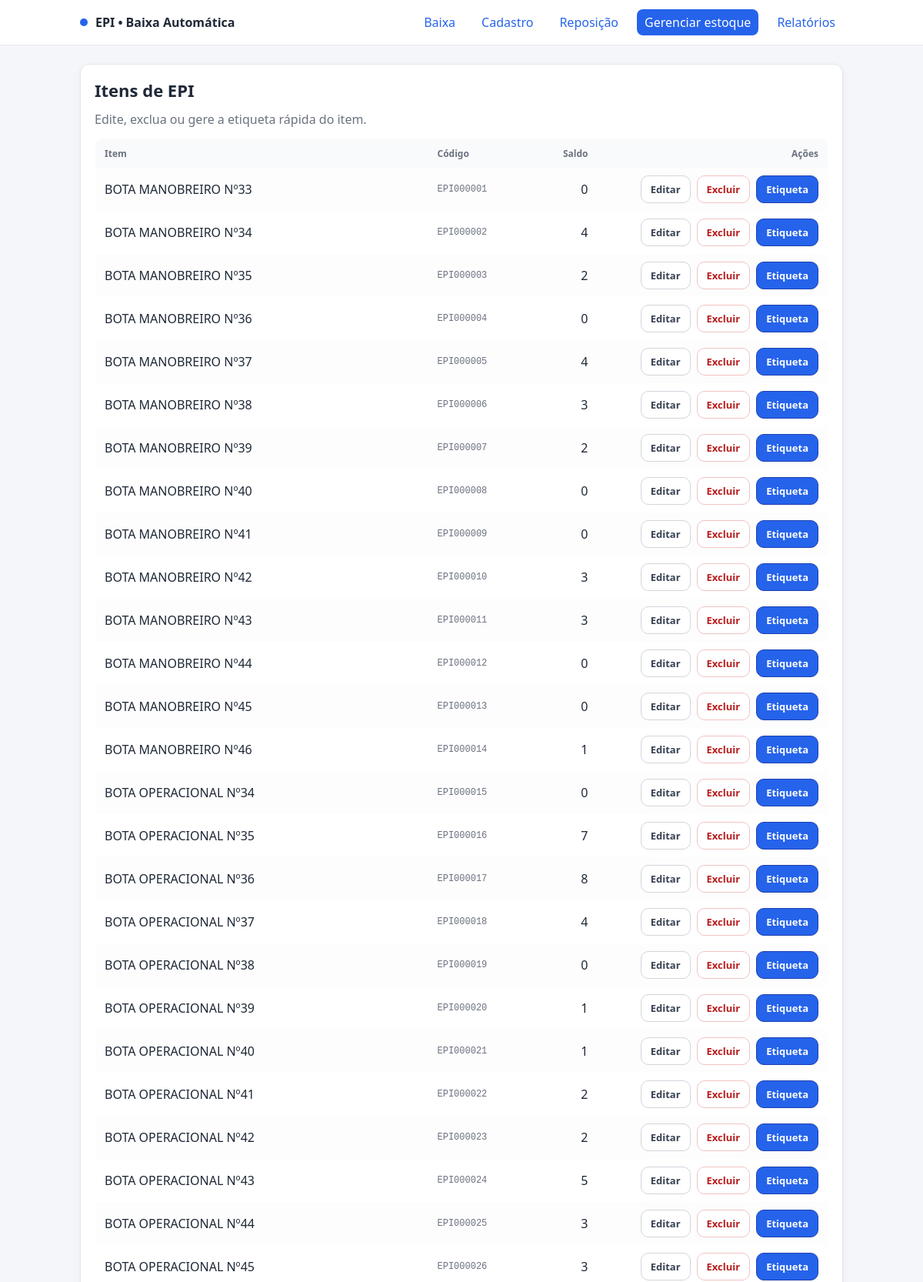
Screenshot of /itens (upper part) with the database file from the repository.
### tables this page shows
CREATE TABLE itens (
                id INTEGER PRIMARY KEY AUTOINCREMENT,
                nome TEXT NOT NULL,
                codigo TEXT UNIQUE NOT NULL,
                saldo INTEGER NOT NULL
            );

### app_epi.py (the view)
@app.route("/itens")
@login_required_for(methods=("POST",))
def itens_lista():
    conn = get_db_connection()
    cur = conn.cursor()
    cur.execute("SELECT * FROM itens ORDER BY nome")
    itens = cur.fetchall()
    conn.close()
    return render_template("itens.html", itens=itens)

### app_epi.py (called while the page is built)
def login_required_for(methods=("POST",)):
    methods = set(m.upper() for m in methods)
    def deco(view):
        @wraps(view)
        def wrapped(*args, **kwargs):
            if request.method.upper() in methods and not session.get("user"):
                session["next_url"] = request.full_path if request.query_string else request.path
                return redirect(url_for("login"))
            return view(*args, **kwargs)
        return wrapped
    return deco

def get_db_connection():
    conn = sqlite3.connect('estoque.db')
    conn.row_factory = sqlite3.Row
    conn.execute("PRAGMA foreign_keys = ON")
    return conn

### templates/itens.html (shortened to what this page needs)
{% extends "base.html" %}
{% block content %}
<h1>Itens de EPI</h1>
<p class="page-sub muted">Edite, exclua ou gere a etiqueta rápida do item.</p>
<table class="table table-itens">
  <colgroup>
    <col class="col-item">
    <col class="col-codigo">
    <col class="col-saldo">
    <col class="col-acoes">
  </colgroup>
  <thead>
    <tr>
      <th>Item</th>
      <th>Código</th>
      <th>Saldo</th>
      <th>Ações</th>
    </tr>
  </thead>
  <tbody>
    {% for it in itens %}
    <tr>
      <td class="nome-item">{{ it.nome }}</td>
      <td class="small codigo-item">{{ it.codigo }}</td>
      <td class="saldo">{{ it.saldo }}</td>
      <td>
        <div class="actions-inline">
          <a class="btn outline" href="{{ url_for('editar_item', item_id=it.id) }}">Editar</a>
          <a class="btn danger outline" href="{{ url_for('excluir_item', item_id=it.id) }}">Excluir</a>
          <a class="btn primary" target="_blank" href="{{ url_for('etiqueta', codigo=it.codigo) }}">Etiqueta</a>
        </div>
      </td>
    </tr>
    {% endfor %}
  </tbody>
</table>
{% endblock %}

### static/style.css (style rules this page uses)
:root { --bg: #f5f6fa; --card: #ffffff; --muted: #6b7280; --text: #1f2937; --accent: #2563eb; --accent-2: #4f46e5; --danger: #dc2626; --success: #16a34a; --border: #e5e7eb; --radius: 12px; --line:#eef0f3; --zebra:#fafbff; --hover:#f0f6ff; --blue:#2563eb; --blue-2:#1d4ed8; --blue-3:#1e40af; --red:#ef4444; --red-2:#b91c1c; --red-bg:#fee2e2; --green:#10b981; --amber:#f59e0b; }
* { box-sizing: border-box; }
html, body { height: 100%; }
body { margin: 0; font-family: system-ui, -apple-system, Segoe UI, Roboto; background: var(--bg); color: var(--text); }
a { color: var(--accent); text-decoration: none; }
h1 { font-size:22px; margin:0 0 12px; }
p.muted { color: var(--muted); margin:6px 0 14px; }
.small { font-size:12px; color: var(--muted); }
.page-sub { margin:0 0 16px 0; }
.btn { display:inline-flex; align-items:center; justify-content:center; gap:6px; padding:8px 12px; border-radius:10px; border:1px solid transparent; cursor:pointer; text-decoration:none; font-weight:600; font-size:13px; background:#fff; color:#374151; }
.btn.primary { background:#2563eb; border-color:#1e40af; color:#fff; }
.btn.outline { background:#fff; border-color:#d1d5db; color:#374151; }
.btn.danger { background:#fee2e2; border-color:#fecaca; color:#991b1b; }
.btn.danger.outline { background:#fff; border-color:#f3c2c2; color:#b91c1c; }
.table { width:100%; border-collapse:collapse; overflow:hidden; border-radius:8px; border:1px solid var(--border); }
.table th, .table td { padding:10px 12px; text-align:left; }
.table thead th { font-size:12px; color:var(--muted); background:#f9fafb; }
.table tbody tr { background:#fff; }
.table tbody tr:nth-child(odd) { background:#fdfdfd; }
.table td:last-child { text-align:right; }
.col-acoes { width:280px; text-align:right; }
.nome-item { font-weight:500; }
.codigo-item { font-family: ui-monospace, SFMono-Regular, Menlo, Consolas, "Liberation Mono", monospace; color:#6b7280; }
.actions-inline { display:inline-flex; gap:8px; align-items:center; justify-content:flex-end; }
.table-itens td:last-child { text-align: right; }
.table-itens .actions-inline { justify-content: flex-end; }
.table-itens { table-layout: fixed; }
.table-itens .col-item { width: auto; }
.table-itens .col-codigo { width: 140px; }
.table-itens .col-saldo { width: 80px; }
.table-itens .col-acoes { width: 300px; }
.table-itens td.saldo, .table-itens th:nth-child(3) { text-align: right; }
.table-itens th:nth-child(2) { text-align: left; }
.table-itens th:nth-child(4), .table-itens td:nth-child(4) { text-align: right; }
.table-itens .actions-inline { justify-content: flex-end; flex-wrap: wrap; gap: 8px; }

### rows the page displays
itens: nome "BOTA MANOBREIRO Nº33", codigo "EPI000001", saldo "0"
itens: nome "BOTA MANOBREIRO Nº34", codigo "EPI000002", saldo "4"
itens: nome "BOTA MANOBREIRO Nº35", codigo "EPI000003", saldo "2"
itens: nome "BOTA MANOBREIRO Nº36", codigo "EPI000004", saldo "0"
itens: nome "BOTA MANOBREIRO Nº37", codigo "EPI000005", saldo "4"
itens: nome "BOTA MANOBREIRO Nº38", codigo "EPI000006", saldo "3"
itens: nome "BOTA MANOBREIRO Nº39", codigo "EPI000007", saldo "2"
itens: nome "BOTA MANOBREIRO Nº40", codigo "EPI000008", saldo "0"
itens: nome "BOTA MANOBREIRO Nº41", codigo "EPI000009", saldo "0"
itens: nome "BOTA MANOBREIRO Nº42", codigo "EPI000010", saldo "3"
itens: nome "BOTA MANOBREIRO Nº43", codigo "EPI000011", saldo "3"
itens: nome "BOTA MANOBREIRO Nº44", codigo "EPI000012", saldo "0"
itens: nome "BOTA MANOBREIRO Nº45", codigo "EPI000013", saldo "0"
itens: nome "BOTA MANOBREIRO Nº46", codigo "EPI000014", saldo "1"
itens: nome "BOTA OPERACIONAL Nº34", codigo "EPI000015", saldo "0"
itens: nome "BOTA OPERACIONAL Nº35", codigo "EPI000016", saldo "7"
itens: nome "BOTA OPERACIONAL Nº36", codigo "EPI000017", saldo "8"
itens: nome "BOTA OPERACIONAL Nº37", codigo "EPI000018", saldo "4"
itens: nome "BOTA OPERACIONAL Nº38", codigo "EPI000019", saldo "0"
itens: nome "BOTA OPERACIONAL Nº39", codigo "EPI000020", saldo "1"
itens: nome "BOTA OPERACIONAL Nº40", codigo "EPI000021", saldo "1"
itens: nome "BOTA OPERACIONAL Nº41", codigo "EPI000022", saldo "2"
itens: nome "BOTA OPERACIONAL Nº42", codigo "EPI000023", saldo "2"
itens: nome "BOTA OPERACIONAL Nº43", codigo "EPI000024", saldo "5"
itens: nome "BOTA OPERACIONAL Nº44", codigo "EPI000025", saldo "3"
itens: nome "BOTA OPERACIONAL Nº45", codigo "EPI000026", saldo "3"
